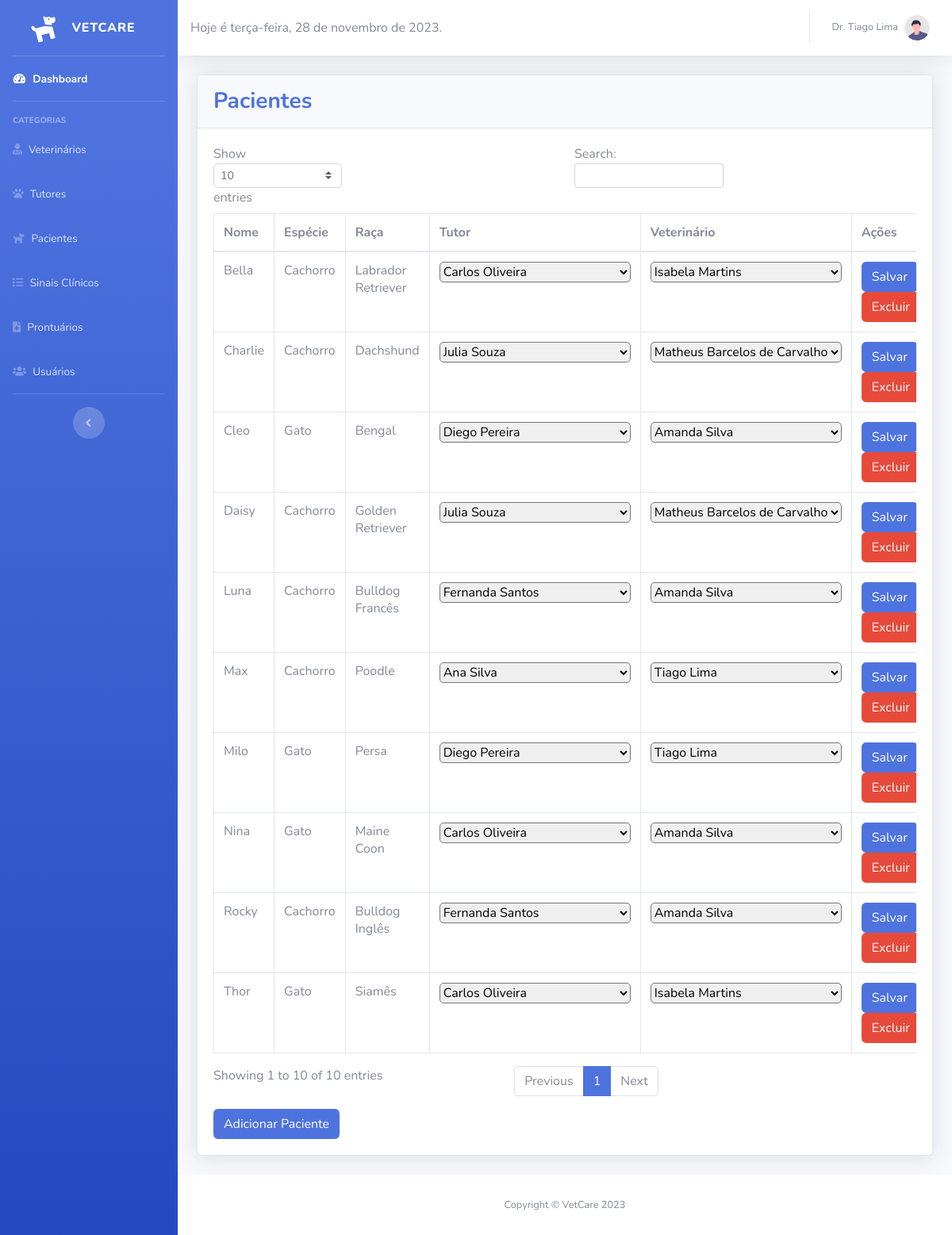
The app's page /pacientes.php (signed in) with its own data.
### tables this page shows
CREATE TABLE `tb_vet` (
  `id` int(11) NOT NULL,
  `tx_nome` varchar(255) NOT NULL,
  `tx_genero` varchar(10) DEFAULT NULL
);

CREATE TABLE `tb_paciente` (
  `id` int(11) NOT NULL,
  `tx_nome` varchar(255) NOT NULL,
  `tx_animal` varchar(50) DEFAULT NULL,
  `tx_raca` varchar(50) DEFAULT NULL,
  `tutor_id` int(11) NOT NULL,
  `vet_id` int(11) NOT NULL
);

CREATE TABLE `tb_tutor` (
  `id` int(11) NOT NULL,
  `tx_nome` varchar(255) NOT NULL,
  `tx_email` varchar(255) DEFAULT NULL,
  `nb_telefone` varchar(20) DEFAULT NULL,
  `tx_endereco` varchar(255) NOT NULL
);

### pacientes.php (the view, shortened to what this page needs)
<?php
require_once 'conexao.php';
$pacientes_query = "SELECT p.id, p.tx_nome, p.tx_animal, p.tx_raca, p.tutor_id, p.vet_id, t.tx_nome as tx_tutor, v.tx_nome as tx_veterinario
    FROM tb_paciente p
    LEFT JOIN tb_tutor t ON p.tutor_id = t.id
    LEFT JOIN tb_vet v ON p.vet_id = v.id";
$pacientes_result = $pdo->query($pacientes_query);
$pacientes_data = [];
while ($row = $pacientes_result->fetch(PDO::FETCH_ASSOC)) {
    $pacientes_data[] = $row;
}
$tutores_query = "SELECT id, tx_nome FROM tb_tutor";
$tutores_result = $pdo->query($tutores_query);
$tutores_data = [];
while ($row = $tutores_result->fetch(PDO::FETCH_ASSOC)) {
    $tutores_data[] = $row;
}
$veterinarios_query = "SELECT id, tx_nome FROM tb_vet";
$veterinarios_result = $pdo->query($veterinarios_query);
$veterinarios_data = [];
while ($row = $veterinarios_result->fetch(PDO::FETCH_ASSOC)) {
    $veterinarios_data[] = $row;
}
?>
<!DOCTYPE html>
<html lang="pt">
<head>
    <link href="vendor/fontawesome-free/css/all.min.css" rel="stylesheet" type="text/css" />
    <link href="css/sb-admin-2.min.css" rel="stylesheet" />
</head>
<body id="page-top">
    <div id="wrapper">
        <ul class="navbar-nav bg-gradient-primary sidebar sidebar-dark accordion" id="accordionSidebar">
            <a class="sidebar-brand d-flex align-items-center justify-content-center" href="index.php">
                <div class="sidebar-brand-icon rotate-n-15">
                    <i class="fa fa-dog"></i>
                </div>
                <div class="sidebar-brand-text mx-3">VetCare</div>
            </a>
            <hr class="sidebar-divider my-0" />
            <li class="nav-item active">
                <a class="nav-link" href="index.php">
                    <i class="fas fa-fw fa-tachometer-alt"></i>
                    <span>Dashboard</span></a>
            </li>
            <hr class="sidebar-divider" />
            <div class="sidebar-heading">Categorias</div>
            <li class="nav-item">
                <a class="nav-link" href="veterinarios.php">
                    <i class="fa fa-user-md"></i>
                    <span>Veterinários</span></a>
            </li>
            <li class="nav-item">
                <a class="nav-link" href="tutores.php">
                    <i class="fa fa-paw"></i>
                    <span>Tutores</span></a>
            </li>
            <li class="nav-item">
                <a class="nav-link" href="pacientes.php">
                    <i class="fa fa-dog"></i>
                    <span>Pacientes</span></a>
            </li>
            <li class="nav-item">
                <a class="nav-link" href="sinais.php">
                    <i class="fa fa-list"></i>
                    <span>Sinais Clínicos</span></a>
            </li>
            <li class="nav-item">
                <a class="nav-link" href="prontuarios.php">
                    <i class="fa fa-file-medical"></i>
                    <span>Prontuários</span></a>
            </li>
            <li class="nav-item">
                <a class="nav-link usuarios-link" href="#" onclick="#modalSenhaMaster">
                    <i class="fa fa-users"></i>
                    <span>Usuários</span>
                </a>
            </li>
            <hr class="sidebar-divider d-none d-md-block" />
            <div class="text-center d-none d-md-inline">
                <button class="rounded-circle border-0" id="sidebarToggle"></button>
            </div>
        </ul>
        <div id="content-wrapper" class="d-flex flex-column">
            <div id="content">
                <nav class="navbar navbar-expand navbar-light bg-white topbar mb-4 static-top shadow">
                    <div id="dateDisplay"></div>
                    <ul class="navbar-nav ml-auto">
                        <li class="nav-item dropdown no-arrow">
                            <a class="nav-link dropdown-toggle" href="#" id="userDropdown" role="button"
                                data-toggle="dropdown" aria-haspopup="true" aria-expanded="false">
                                <?php
                                $usuario_id = $_SESSION['user_id'];
                                $vet_query = "SELECT tb_vet.tx_nome, tb_vet.tx_genero FROM tb_vet
                                            JOIN tb_usuario ON tb_vet.id = tb_usuario.vet_id
                                            WHERE tb_usuario.id = :usuario_id";
                                $stmt = $pdo->prepare($vet_query);
                                $stmt->execute(['usuario_id' => $usuario_id]);
                                $vet = $stmt->fetch();
                                if ($vet['tx_genero'] === 'Masculino') {
                                    $prefixo = 'Dr.';
                                } elseif ($vet['tx_genero'] === 'Feminino') {
                                    $prefixo = 'Dra.';
                                } else {
                                    $prefixo = '';
                                }
                                ?>
                                <span class="mr-2 d-none d-lg-inline text-gray-600 small">
                                    <?php echo $prefixo . " " . $vet['tx_nome']; ?>
                                </span>
                                <img class="img-profile rounded-circle" src="img/undraw_profile.svg" />
                            </a>
                        </li>
                    </ul>
                </nav>
                <div class="container-fluid">
                    <div class="card shadow mb-4">
                        <div class="card-header py-3">
                            <h3 class="m-0 font-weight-bold text-primary">
                                Pacientes
                            </h3>
                        </div>
                        <div class="card-body">
                            <div class="table-responsive">
                                <table class="table table-bordered" id="dataTable" width="100%" cellspacing="0">
                                    <thead>
                                        <tr>
                                            <th width="10%">Nome</th>
                                            <th width="15%">Espécie</th>
                                            <th width="10%">Raça</th>
                                            <th width="15%">Tutor</th>
                                            <th width="15%">Veterinário</th>
                                            <th width="5%">Ações</th>
                                        </tr>
                                    </thead>
                                    <tbody>
                                        <?php foreach ($pacientes_data as $paciente): ?>
                                        <tr>
                                            <td contenteditable="true" class="editable-cell" data-field="tx_nome">
                                                <?php echo $paciente['tx_nome']; ?>
                                            </td>
                                            <td contenteditable="true" class="editable-cell" data-field="tx_animal">
                                                <?php echo $paciente['tx_animal']; ?>
                                            </td>
                                            <td contenteditable="true" class="editable-cell" data-field="tx_raca">
                                                <?php echo $paciente['tx_raca']; ?>
                                            </td>
                                            <td>
                                                <select style="border-radius: 5px;" class="tutor-select"
                                                    data-field="tutor_id">
                                                    <?php foreach ($tutores_data as $tutor): ?>
                                                    <option value="<?php echo $tutor['id']; ?>"
                                                        <?php if ($tutor['id'] == $paciente['tutor_id']) echo "selected"; ?>>
                                                        <?php echo $tutor['tx_nome']; ?>
                                                    </option>
                                                    <?php endforeach; ?>
                                                </select>
                                            </td>
                                            <td>
                                                <select style="border-radius: 5px;" class="veterinario-select"
                                                    data-field="vet_id">
                                                    <?php foreach ($veterinarios_data as $veterinario): ?>
                                                    <option value="<?php echo $veterinario['id']; ?>"
                                                        <?php if ($veterinario['id'] == $paciente['vet_id']) echo "selected"; ?>>
                                                        <?php echo $veterinario['tx_nome']; ?>
                                                    </option>
                                                    <?php endforeach; ?>
                                                </select>
                                            </td>
                                            <td>
                                                <button type="submit" class="btn btn-primary save-btn"
                                                    data-paciente-id="<?php echo $paciente['id']; ?>">
                                                    Salvar
                                                </button>
                                                <button class="btn btn-danger delete-btn"
                                                    data-paciente-id="<?php echo $paciente['id']; ?>">
                                                    Excluir
                                                </button>
                                            </td>
                                        </tr>
                                        <?php endforeach; ?>
                                    </tbody>
                                </table>
                                <button type="button" class="btn btn-primary" data-toggle="modal"
                                    data-target="#modalAddPaciente">
                                    Adicionar Paciente
                                </button>
                            </div>
                        </div>
                    </div>
                </div>
            </div>
            <footer class="sticky-footer bg-white">
                <div class="container my-auto">
                    <div class="copyright text-center my-auto">
                        <span>Copyright &copy; VetCare 2023</span>
                    </div>
                </div>
            </footer>
        </div>
    </div>
</body>
</html>

### pacientes.php (style rules this page uses)
@media (min-width: 1132px) { .table-responsive { overflow-x: hidden; } }

### records on screen
tb_vet: tx_genero "Dr.", tx_nome "Tiago Lima"
tb_paciente: tx_nome "Bella", tx_animal "Cachorro", tx_raca "Labrador Retriever", tutor.tx_nome "Carlos Oliveira", vet.tx_nome "Isabela Martins"
tb_paciente: tx_nome "Thor", tx_animal "Gato", tx_raca "Siamês", tutor.tx_nome "Carlos Oliveira", vet.tx_nome "Isabela Martins"
tb_paciente: tx_nome "Luna", tx_animal "Cachorro", tx_raca "Bulldog Francês", tutor.tx_nome "Fernanda Santos", vet.tx_nome "Amanda Silva"
tb_paciente: tx_nome "Milo", tx_animal "Gato", tx_raca "Persa", tutor.tx_nome "Diego Pereira", vet.tx_nome "Tiago Lima"
tb_paciente: tx_nome "Daisy", tx_animal "Cachorro", tx_raca "Golden Retriever", tutor.tx_nome "Julia Souza", vet.tx_nome "Matheus Barcelos de Carvalho"
tb_paciente: tx_nome "Max", tx_animal "Cachorro", tx_raca "Poodle", tutor.tx_nome "Ana Silva", vet.tx_nome "Tiago Lima"
tb_paciente: tx_nome "Nina", tx_animal "Gato", tx_raca "Maine Coon", tutor.tx_nome "Carlos Oliveira", vet.tx_nome "Amanda Silva"
tb_paciente: tx_nome "Rocky", tx_animal "Cachorro", tx_raca "Bulldog Inglês", tutor.tx_nome "Fernanda Santos", vet.tx_nome "Amanda Silva"
tb_paciente: tx_nome "Cleo", tx_animal "Gato", tx_raca "Bengal", tutor.tx_nome "Diego Pereira", vet.tx_nome "Amanda Silva"
tb_paciente: tx_nome "Charlie", tx_animal "Cachorro", tx_raca "Dachshund", tutor.tx_nome "Julia Souza", vet.tx_nome "Matheus Barcelos de Carvalho"
